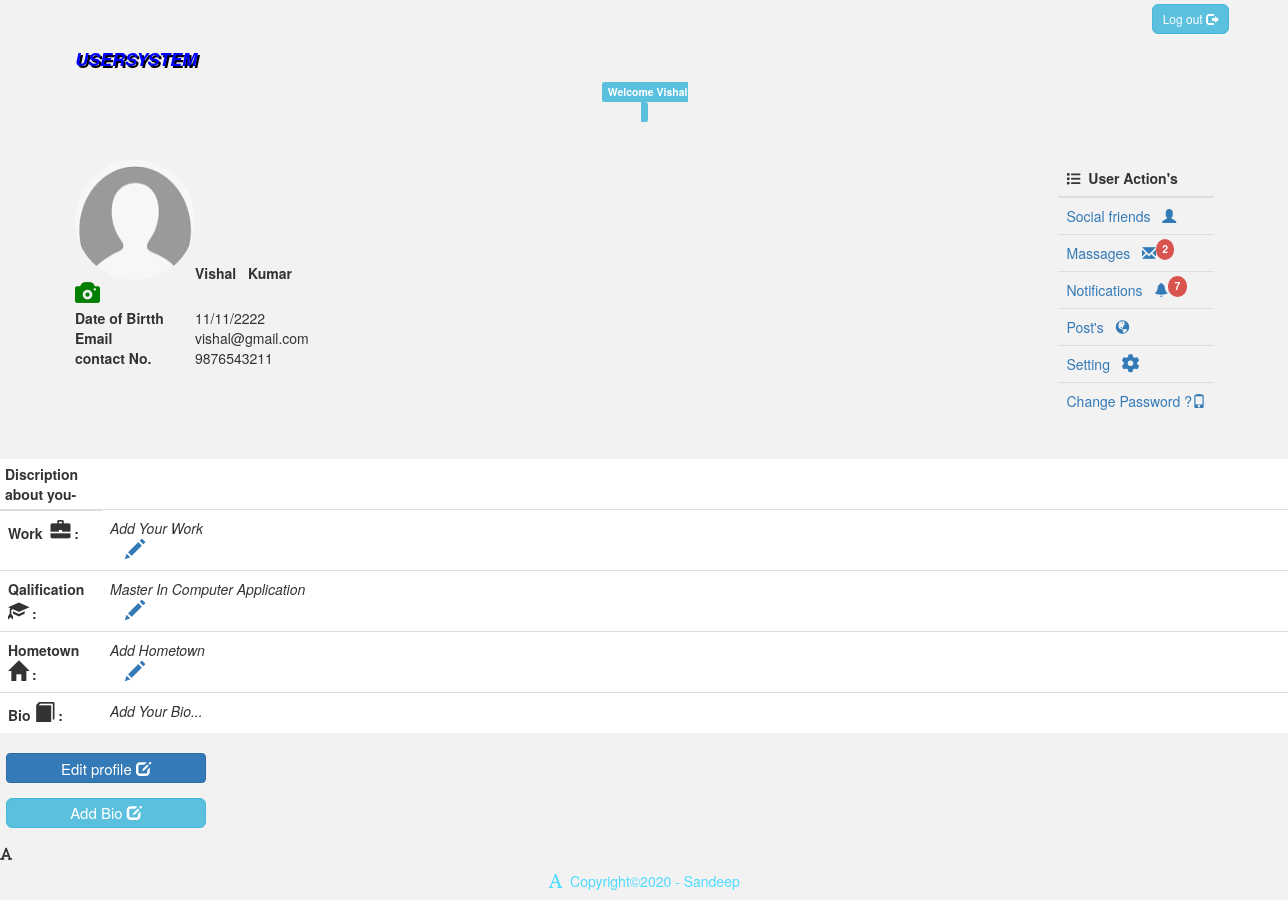
Screenshot of /userprofile.php (signed in) with the database file from the repository.
### tables this page shows
CREATE TABLE `rag` (
  `id` int(100) NOT NULL,
  `first_name` varchar(50) NOT NULL,
  `last_name` varchar(50) NOT NULL,
  `dob` date NOT NULL,
  `gender` varchar(50) NOT NULL,
  `email` varchar(30) NOT NULL,
  `contact_no` bigint(11) NOT NULL,
  `country` varchar(20) NOT NULL,
  `password` varchar(30) NOT NULL,
  `image` varchar(100) NOT NULL,
  `creation_date` date NOT NULL
);

CREATE TABLE `description_about_users` (
  `id` int(11) NOT NULL,
  `work` varchar(50) NOT NULL,
  `qalification` varchar(50) NOT NULL,
  `hometown` varchar(50) NOT NULL,
  `userbio` text NOT NULL
);

### userprofile.php (the view, shortened to what this page needs)
<?php
$db=mysqli_connect("localhost","root","","ragistration");
if($_SESSION['u_login_id']==true)
{
?>
<!DOCTYPE html>
<html>
<head>
  <link rel="stylesheet" href="https://maxcdn.bootstrapcdn.com/bootstrap/3.4.1/css/bootstrap.min.css">
  <link rel="stylesheet" href="https://cdnjs.cloudflare.com/ajax/libs/font-awesome/4.7.0/css/font-awesome.min.css">
</head>
<body style="background-color:#f2f2f2; ">
<div class="container float-left" >
   <div class="form-group row" align="right" style="margin-top:4px;">
<a href="logout.php"><button style="border-radius:6px; text-decoration:bold;"  type="button" class="btn btn-info  btn-sm">Log out <span class="glyphicon glyphicon-log-out"></span></button></a>
           </div>
<div class="text-center" style="margin-top:1px; margin-left:1px;">
   <h4 align="left" style=" font-style: italic; color: blue; text-shadow:2px 2px black; "><b>USERSYSTEM</b></h4>
<h5 style="text-transform: capitalize;" class="label label-info" ><b><?php echo "Welcome ".$_SESSION["user_sess_name"]."<br>"?></b></h5>
</div>
<?php
$email=$_SESSION["user_sess_email"];
  $q="SELECT * FROM rag WHERE email='$email' LIMIT 1 ";
  $result=mysqli_query($db,$q);
  ?>
<br>
      <div class="table-responsive" align="left" style="margin-left:1px; ">
     <table class="one" style="width:auto; " align="left" >
<?php
 while($row = $result->fetch_assoc())
 {
  ?>
  	   <tr>
  	       	<th>
              <?php
            if(!empty($row["image"]))
            {
              ?><a href="<?php  echo $row['image']?>" ><img src="<?php  echo $row["image"]?>" alt="profile pic" class="img-circle col-4 mx-auto text-center" style="height:120px; width:120px;" /></a><?php include('update_profile_pic.php');?>
                             <?php
               }
              else{
              ?>
              <img src="profile.png" alt="profile" class="img-circle col-4 mx-auto text-center" style="height:120px; width:120px;" /><?php include('update_profile_pic.php');?>
               <?php
              }
                 ?>
            </th>
                 <td>
              <br><br><br>&nbsp;&nbsp;&nbsp;<h5 style=" text-transform: capitalize; "><b><?php echo $row['first_name'];?> &nbsp;&nbsp;<?php echo $row['last_name'];  ?></b></h5>
                 </td>
      </tr>
  	   <tr>
  	       <th>Date of Birtth</th>
            <td><?php  $d_dob=$row['dob'];
                     $st_d=strtotime($d_dob);
                     echo date('d/m/Y',$st_d) ?></td>
        </tr>
        <tr>
       	      <th>Email</th>
              <td><?php echo $row['email']; ?></td>
        </tr>
        <tr>
  	          <th>contact No.</th>
           <td><?php echo $row['contact_no']; ?></td>
        </tr>
             <div class=" table" align="right" style="margin-right:6px; ">
             <table  align="right" class="table" style="width:auto;">
            <thead class="thead-dark">
            <tr>
            <th> <b style="text-transform: bold;" class="fa fa-list"></b> &nbsp;User Action's</th>
            </tr>
           </thead>
           <tr>
    <td><a href="friends-list.php">Social friends &nbsp;&nbsp;<span class="glyphicon glyphicon-user"></span></a></td>
        </tr>
        <tr>
     <td><a href="#">Massages &nbsp;&nbsp;<span class="glyphicon glyphicon-envelope"></span></a><sup style="
Border-radius:50%;"class="label label-danger">2</sup></td>
     </tr>
     <tr>
     <td><a href="#">Notifications &nbsp;&nbsp;<span class="glyphicon glyphicon-bell"></span></a><sup style="
Border-radius:50%;"class="label label-danger">7</sup></td>
     </tr>
      <tr>
     <td><a href="#">Post's &nbsp;&nbsp;<span class="glyphicon glyphicon-globe "></span></a></td>
     </tr>
      <tr>
    <td><a href="#">Setting &nbsp;&nbsp;<i class="fa fa-cog fa-spin" style="font-size:18px"></i></a></td>
      </tr>
       <tr>
      <td><a href="change_password.php">Change Password ?<span class="glyphicon glyphicon-phone"></span></a></td>
   </tr>
</table>
</div>
</div>
<div class=" table"align="right" style="margin-right:6px; ">
  <table class="table  table-hover" style="width:auto; /*background-color:default;*/ ">
   <thead class="thead-dark">
  <tr>
    <th style="margin: 10px; padding: 5px;">Discription about you-</th>
  </tr>
  </thead>
   <tr>
       <td>
        <b>Work &nbsp;<span style="font-size: 20px;"  class="glyphicon glyphicon-briefcase"></span>&nbsp;:</b>
      </td>
      <td>
       <?php  $login_user_id = $_SESSION['u_login_id'];
          $q1= "SELECT * FROM description_about_users WHERE id= '$login_user_id' LIMIT 1 ";
                   $run=mysqli_query($db,$q1);
                   $row=mysqli_fetch_assoc($run);
                    if(!empty($row['work']))
                      { echo '<i style="text-transform: capitalize;">'.$row['work'].'</i>';
                      }
                      else
                        { echo '<i style="text-transform: capitalize;">Add your work</i>'; }
                      ?>
                   &nbsp;&nbsp;&nbsp;<?php include('add-work-modal.php')?>
    </td>
     </tr>
      <tr>
         <td>
          <b>Qalification &nbsp;<span style="font-size: 20px;" class="glyphicon glyphicon-education"></span>&nbsp;:</b></td>
         <td>
          <?php  $login_user_id = $_SESSION['u_login_id'];
          $q1= "SELECT * FROM description_about_users WHERE id= '$login_user_id' LIMIT 1 ";
                   $run=mysqli_query($db,$q1);
                   $row=mysqli_fetch_assoc($run);
                   if(!empty($row['qalification']))
                   {
                   echo '<i style="text-transform: capitalize;">'.$row['qalification'].'</i>';
                   }
                   else
                    { echo '<i style="text-transform: capitalize;">Add qalification</i>';}
                   ?>
                   &nbsp;&nbsp;&nbsp;<?php include('add-qalification-modal.php')?>
        </td>
      </tr>
       <tr>
            <td>
             <b> Hometown &nbsp;<span style="font-size: 20px;" class="glyphicon glyphicon-home"></span>&nbsp;:</b>
            </td>
              <td>
                 <?php  $login_user_id = $_SESSION['u_login_id'];
          $q1= "SELECT * FROM description_about_users WHERE id= '$login_user_id' LIMIT 1 ";
                   $run=mysqli_query($db,$q1);
                   $row=mysqli_fetch_assoc($run);
                   if(!empty($row['hometown']))
                   {
                   echo '<i style="text-transform: capitalize;">'.$row['hometown'].'</i>';
                   }
                   else
                    { echo '<i style="text-transform: capitalize;">Add Hometown</i>';}
                   ?>
              &nbsp;&nbsp;&nbsp;<?php include('add-hometown-modal.php')?>
              </td>
     </tr>
     <tr>
             <td>
              <b>Bio&nbsp;<span style="font-size: 20px;" class='glyphicon glyphicon-book' style='font-size:25px'></span>&nbsp;:</b>
             </td>
            <td>  <?php  $login_user_id = $_SESSION['u_login_id'];
          $q1= "SELECT * FROM description_about_users WHERE id= '$login_user_id' LIMIT 1 ";
                   $run=mysqli_query($db,$q1);
                   $row=mysqli_fetch_assoc($run);
                   if(!empty($row['userbio']))
                   {
                   echo '<i style="text-transform: capitalize;color:green;">'.$row['userbio'].'</i>';
                   }
                   else
                    { echo '<i style="text-transform: capitalize;">Add Your Bio...</i>';}
                   ?> </td>
     </tr>
</table>
    <?php
 }
?>
</div>
       <div class="form-group row" style="margin-left:6px; margin-top:2px;">
          <form action="edit_profile_button.php" method="post">
         <button  class='btn btn-primary btn-outline col-sm-6'  type="submit" name="edit"  style="width:200px; height:30px;font-size:15px; padding:2px 2px 2px 2px;">Edit profile&nbsp;<i class='glyphicon glyphicon-edit'></i></button>
         </form>
       </div>
       <div class="form-group row" style="margin-left:6px; ">
      <?php include("modal_for_bio.php")?>
<b class="fa fa-font fa-spin"> </b>
<h5 align="center" style="color:#4ddbff;"><span class="glyphicon glyphicon-font"></span> &nbsp;Copyright©2020 - Sandeep</h5>
</body>
</html>
<?php
}
else
{
  echo header('location:user_login.php');
}
?>

### update_profile_pic.php (shortened to what this page needs)
<!DOCTYPE html>
<html>
<head>
</head>
<body>
	<form>
<a href=""><span style="font-size: 25px; color:green;" class='glyphicon glyphicon-camera'></span></a>
</form>
</body>
</html>

### add-work-modal.php (shortened to what this page needs)
<!DOCTYPE html>
<html lang="en">
<head>
  <link rel="stylesheet" href="https://maxcdn.bootstrapcdn.com/bootstrap/3.4.1/css/bootstrap.min.css">
</head>
<body>
<div class="container">
  <a  data-toggle="modal" data-target="#myModal-work"><span style="font-size:20px;"class="glyphicon glyphicon-pencil"></span></a>
</div>
</body>
</html>

### add-qalification-modal.php (shortened to what this page needs)
<!DOCTYPE html>
<html lang="en">
<head>
  <link rel="stylesheet" href="https://maxcdn.bootstrapcdn.com/bootstrap/3.4.1/css/bootstrap.min.css">
</head>
<body>
<div class="container">
  <a  data-toggle="modal" data-target="#myModal-qalification"><span style="font-size:20px;"class="glyphicon glyphicon-pencil"></span></a>
</div>
</body>
</html>

### add-hometown-modal.php (shortened to what this page needs)
<!DOCTYPE html>
<html lang="en">
<head>
  <link rel="stylesheet" href="https://maxcdn.bootstrapcdn.com/bootstrap/3.4.1/css/bootstrap.min.css">
</head>
<body>
<div class="container">
  <a  data-toggle="modal" data-target="#myModal-hometown"><span style="font-size:20px;"class="glyphicon glyphicon-pencil"></span></a>
</div>
</body>
</html>

### rows the page displays
rag: first_name "Vishal", last_name "Kumar", dob "11/11/2222", email "vishal@gmail.com", contact_no "9876543211", description_about_users.qalification "Master In Computer Application"

### other values shown
$_SESSION["user_sess_name"] "Vishal"
